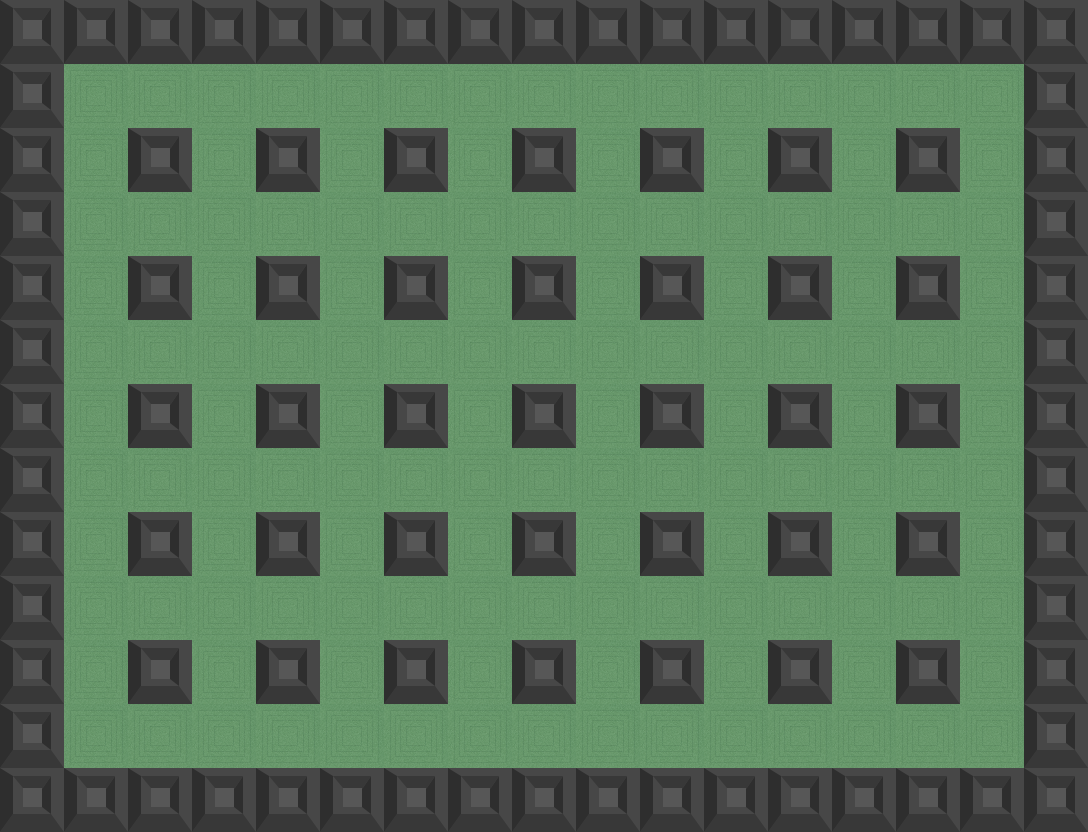

A 2D game scene composited from a Tiled map and its tileset images. What follows is a short description and the map's XML, with each tile layer's data collapsed to a summary:
An orthogonal 17x13 tile map with 64x64 px tiles, 1 tile layer (map).

<map version="1.2" tiledversion="1.3.1" orientation="orthogonal" renderorder="right-down" compressionlevel="-1" width="17" height="13" tilewidth="64" tileheight="64" infinite="0" nextlayerid="2" nextobjectid="1">
 <tileset firstgid="1" name="tiles" tilewidth="64" tileheight="64" spacing="2" margin="2" tilecount="57" columns="19">
  <image source="tiles.png" width="1284" height="260" />
  <tile id="39">
   <properties>
    <property name="blocked" value="" />
   </properties>
  </tile>
 </tileset>
 <layer id="1" name="map" width="17" height="13">
  <data>[221 cells, 221 non-empty, 2 distinct tile ids]</data>
 </layer>
</map>
